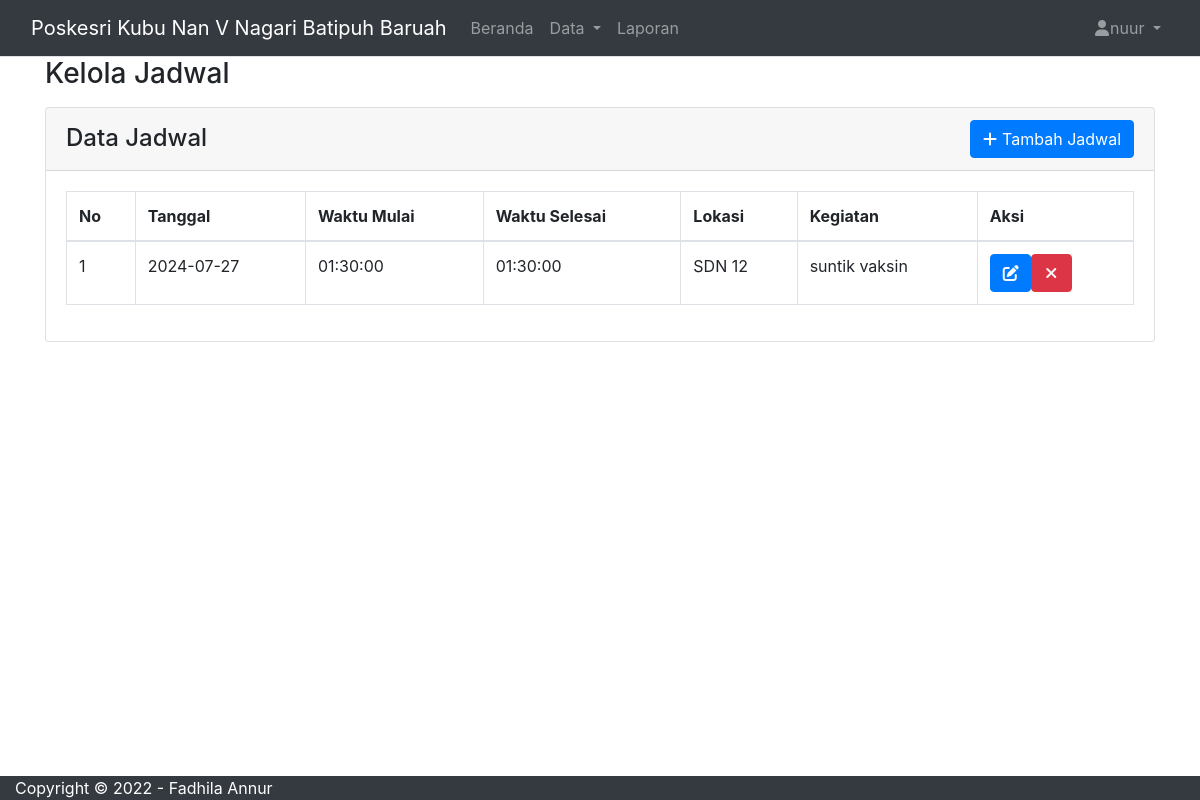
The app's page /admin/jadwal.php (signed in) with its own data.
### tables this page shows
CREATE TABLE `jadwal` (
  `id_jadwal` int(11) NOT NULL,
  `tgl` date NOT NULL,
  `waktu_mulai` time NOT NULL,
  `waktu_selesai` time NOT NULL,
  `lokasi` varchar(255) NOT NULL,
  `kegiatan` varchar(255) NOT NULL
);

### admin/jadwal.php (the view, shortened to what this page needs)
<?php
include 'layout/header.php';
include '../koneksi.php';
$sql = "SELECT * FROM jadwal";
$result = $koneksi->query($sql);
?>
<div class="wrapper">
    <div class="main-panel">
        <div class="main-header">
            <?php include 'layout/navbar.php'; ?>
        </div>
        <div class="container">
            <div class="page-inner">
                <div class="page-header">
                    <h3 class="fw-bold mb-3">Kelola Jadwal</h3>
                </div>
                <div class="row">
                    <div class="col-md-12">
                        <div class="card">
                            <div class="card-header">
                                <div class="d-flex justify-content-between align-items-center">
                                    <h4 class="card-title mb-0">Data Jadwal</h4>
                                    <button type="button" class="btn btn-primary btn-round ms-auto" data-bs-toggle="modal" data-bs-target="#jadwalModal" onclick="resetForm()">
                                        <i class="fa fa-plus"></i>
                                        Tambah Jadwal
                                    </button>
                                </div>
                            </div>
                            <div class="card-body">
                                <div class="table-responsive">
                                    <table id="jadwalTable" class="table table-bordered table-hover">
                                        <thead>
                                            <tr>
                                                <th>No</th>
                                                <th>Tanggal</th>
                                                <th>Waktu Mulai</th>
                                                <th>Waktu Selesai</th>
                                                <th>Lokasi</th>
                                                <th>Kegiatan</th>
                                                <th>Aksi</th>
                                            </tr>
                                        </thead>
                                        <tbody>
                                            <?php
                                            if ($result->num_rows > 0) {
                                                $no = 0;
                                                while ($row = $result->fetch_assoc()) {
                                                    $no++;
                                                    ?>
                                                    <tr>
                                                        <td><?php echo $no; ?></td>
                                                        <td><?php echo $row['tgl']; ?></td>
                                                        <td><?php echo $row['waktu_mulai']; ?></td>
                                                        <td><?php echo $row['waktu_selesai']; ?></td>
                                                        <td><?php echo $row['lokasi']; ?></td>
                                                        <td><?php echo $row['kegiatan']; ?></td>
                                                        <td>
                                                            <div class="form-button-action d-flex">
                                                                <button type="button" class="btn btn-link btn-primary text-light" onclick="editJadwal(<?php echo $row['id_jadwal']; ?>, '<?php echo $row['tgl']; ?>', '<?php echo $row['waktu_mulai']; ?>', '<?php echo $row['waktu_selesai']; ?>', '<?php echo $row['lokasi']; ?>', '<?php echo $row['kegiatan']; ?>')">
                                                                    <i class="fa fa-edit"></i>
                                                                </button>
                                                                <a href="?delete=<?php echo $row['id_jadwal']; ?>" class="btn btn-link text-light btn-danger" onclick="return confirm('Apakah Anda yakin ingin menghapus data ini?');">
                                                                    <i class="fa fa-times"></i>
                                                                </a>
                                                            </div>
                                                        </td>
                                                    </tr>
                                                    <?php
                                                }
                                            } else {
                                                echo "<tr><td colspan='7'>Tidak ada data</td></tr>";
                                            }
                                            ?>
                                        </tbody>
                                    </table>
                                </div>
                            </div>
                        </div>
                    </div>
                </div>
            </div>
        </div>
    </div>
</div>
<?php include 'layout/footer.php'; ?>

### admin/layout/header.php (style rules this page uses)
i { width: 15px; height: 15px; }

### admin/layout/footer.php (style rules this page uses)
body { display: flex; flex-direction: column; min-height: 100vh; }

### records on screen
jadwal: tgl "2024-07-27", waktu_mulai "01:30:00", waktu_selesai "01:30:00", lokasi "SDN 12", kegiatan "suntik vaksin"

### other values on screen
$_SESSION['username'] "nuur"
